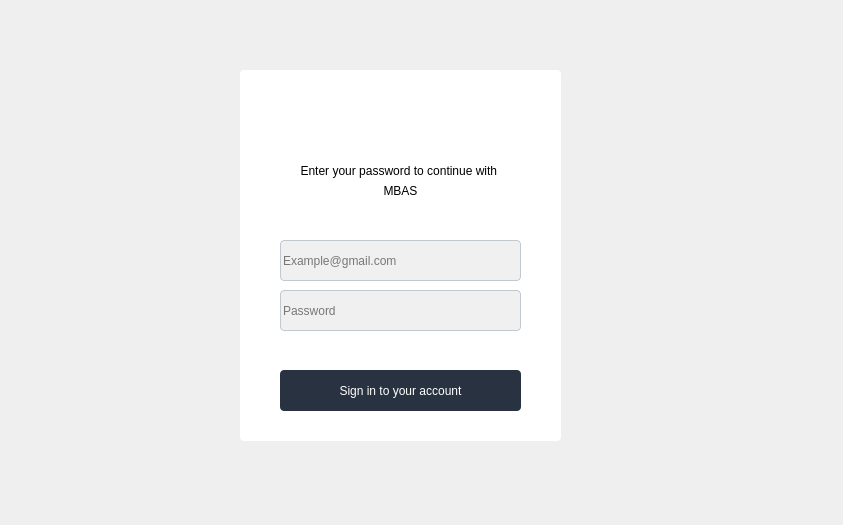
<?xml version="1.0" encoding="UTF-8"?>
<ui version="4.0">
 <class>MainWindow</class>
 <widget class="QMainWindow" name="MainWindow">
  <property name="geometry">
   <rect>
    <x>0</x>
    <y>0</y>
    <width>843</width>
    <height>525</height>
   </rect>
  </property>
  <property name="windowTitle">
   <string>MBAS</string>
  </property>
  <widget class="QWidget" name="centralwidget">
   <widget class="QWidget" name="widget" native="true">
    <property name="geometry">
     <rect>
      <x>240</x>
      <y>70</y>
      <width>321</width>
      <height>371</height>
     </rect>
    </property>
    <property name="styleSheet">
     <string notr="true">QWidget {
background-color: #ffffff;
font: 10pt &quot;MS Reference Sans Serif&quot;;
 border-radius: 4px;
color:#ffffff;

}

QPushButton{
background-color:#293241;
color:#ffffff;
font: 12pt &quot;MS Reference Sans Serif&quot;;

}
QPushButton:hover{
background-color:#f0f0f0;
color:#000000;

}

QLabel{
font: 8pt &quot;MS Reference Sans Serif&quot;;
color:#000000;
}

QLineEdit {
font: 11pt &quot;MS Reference Sans Serif&quot;;
    border: 1px solid #c2c8d0;
    border-radius: 04px;
    background-color:#f0f0f0;
	color:#000000;

}





</string>
    </property>
    <widget class="QLabel" name="label">
     <property name="geometry">
      <rect>
       <x>50</x>
       <y>90</y>
       <width>221</width>
       <height>21</height>
      </rect>
     </property>
     <property name="styleSheet">
      <string notr="true">background-color:transparent;
font: 8pt &quot;MS Reference Sans Serif&quot;;



</string>
     </property>
     <property name="text">
      <string>Enter your password to continue with </string>
     </property>
     <property name="alignment">
      <set>Qt::AlignCenter</set>
     </property>
    </widget>
    <widget class="QPushButton" name="pbLogin">
     <property name="geometry">
      <rect>
       <x>40</x>
       <y>300</y>
       <width>241</width>
       <height>41</height>
      </rect>
     </property>
     <property name="contextMenuPolicy">
      <enum>Qt::NoContextMenu</enum>
     </property>
     <property name="styleSheet">
      <string notr="true"/>
     </property>
     <property name="text">
      <string>Sign in to your account</string>
     </property>
    </widget>
    <widget class="QLineEdit" name="leUserName">
     <property name="geometry">
      <rect>
       <x>40</x>
       <y>170</y>
       <width>241</width>
       <height>41</height>
      </rect>
     </property>
     <property name="palette">
      <palette>
       <active>
        <colorrole role="WindowText">
         <brush brushstyle="SolidPattern">
          <color alpha="255">
           <red>0</red>
           <green>0</green>
           <blue>0</blue>
          </color>
         </brush>
        </colorrole>
        <colorrole role="Button">
         <brush brushstyle="SolidPattern">
          <color alpha="255">
           <red>240</red>
           <green>240</green>
           <blue>240</blue>
          </color>
         </brush>
        </colorrole>
        <colorrole role="Text">
         <brush brushstyle="SolidPattern">
          <color alpha="255">
           <red>0</red>
           <green>0</green>
           <blue>0</blue>
          </color>
         </brush>
        </colorrole>
        <colorrole role="ButtonText">
         <brush brushstyle="SolidPattern">
          <color alpha="255">
           <red>0</red>
           <green>0</green>
           <blue>0</blue>
          </color>
         </brush>
        </colorrole>
        <colorrole role="Base">
         <brush brushstyle="SolidPattern">
          <color alpha="255">
           <red>240</red>
           <green>240</green>
           <blue>240</blue>
          </color>
         </brush>
        </colorrole>
        <colorrole role="Window">
         <brush brushstyle="SolidPattern">
          <color alpha="255">
           <red>240</red>
           <green>240</green>
           <blue>240</blue>
          </color>
         </brush>
        </colorrole>
        <colorrole role="PlaceholderText">
         <brush brushstyle="NoBrush">
          <color alpha="128">
           <red>0</red>
           <green>0</green>
           <blue>0</blue>
          </color>
         </brush>
        </colorrole>
       </active>
       <inactive>
        <colorrole role="WindowText">
         <brush brushstyle="SolidPattern">
          <color alpha="255">
           <red>0</red>
           <green>0</green>
           <blue>0</blue>
          </color>
         </brush>
        </colorrole>
        <colorrole role="Button">
         <brush brushstyle="SolidPattern">
          <color alpha="255">
           <red>240</red>
           <green>240</green>
           <blue>240</blue>
          </color>
         </brush>
        </colorrole>
        <colorrole role="Text">
         <brush brushstyle="SolidPattern">
          <color alpha="255">
           <red>0</red>
           <green>0</green>
           <blue>0</blue>
          </color>
         </brush>
        </colorrole>
        <colorrole role="ButtonText">
         <brush brushstyle="SolidPattern">
          <color alpha="255">
           <red>0</red>
           <green>0</green>
           <blue>0</blue>
          </color>
         </brush>
        </colorrole>
        <colorrole role="Base">
         <brush brushstyle="SolidPattern">
          <color alpha="255">
           <red>240</red>
           <green>240</green>
           <blue>240</blue>
          </color>
         </brush>
        </colorrole>
        <colorrole role="Window">
         <brush brushstyle="SolidPattern">
          <color alpha="255">
           <red>240</red>
           <green>240</green>
           <blue>240</blue>
          </color>
         </brush>
        </colorrole>
        <colorrole role="PlaceholderText">
         <brush brushstyle="NoBrush">
          <color alpha="128">
           <red>0</red>
           <green>0</green>
           <blue>0</blue>
          </color>
         </brush>
        </colorrole>
       </inactive>
       <disabled>
        <colorrole role="WindowText">
         <brush brushstyle="SolidPattern">
          <color alpha="255">
           <red>0</red>
           <green>0</green>
           <blue>0</blue>
          </color>
         </brush>
        </colorrole>
        <colorrole role="Button">
         <brush brushstyle="SolidPattern">
          <color alpha="255">
           <red>240</red>
           <green>240</green>
           <blue>240</blue>
          </color>
         </brush>
        </colorrole>
        <colorrole role="Text">
         <brush brushstyle="SolidPattern">
          <color alpha="255">
           <red>0</red>
           <green>0</green>
           <blue>0</blue>
          </color>
         </brush>
        </colorrole>
        <colorrole role="ButtonText">
         <brush brushstyle="SolidPattern">
          <color alpha="255">
           <red>0</red>
           <green>0</green>
           <blue>0</blue>
          </color>
         </brush>
        </colorrole>
        <colorrole role="Base">
         <brush brushstyle="SolidPattern">
          <color alpha="255">
           <red>240</red>
           <green>240</green>
           <blue>240</blue>
          </color>
         </brush>
        </colorrole>
        <colorrole role="Window">
         <brush brushstyle="SolidPattern">
          <color alpha="255">
           <red>240</red>
           <green>240</green>
           <blue>240</blue>
          </color>
         </brush>
        </colorrole>
        <colorrole role="PlaceholderText">
         <brush brushstyle="NoBrush">
          <color alpha="128">
           <red>0</red>
           <green>0</green>
           <blue>0</blue>
          </color>
         </brush>
        </colorrole>
       </disabled>
      </palette>
     </property>
     <property name="styleSheet">
      <string notr="true"/>
     </property>
     <property name="text">
      <string/>
     </property>
     <property name="placeholderText">
      <string>Example@gmail.com</string>
     </property>
    </widget>
    <widget class="QLineEdit" name="lePassword">
     <property name="geometry">
      <rect>
       <x>40</x>
       <y>220</y>
       <width>241</width>
       <height>41</height>
      </rect>
     </property>
     <property name="palette">
      <palette>
       <active>
        <colorrole role="WindowText">
         <brush brushstyle="SolidPattern">
          <color alpha="255">
           <red>0</red>
           <green>0</green>
           <blue>0</blue>
          </color>
         </brush>
        </colorrole>
        <colorrole role="Button">
         <brush brushstyle="SolidPattern">
          <color alpha="255">
           <red>240</red>
           <green>240</green>
           <blue>240</blue>
          </color>
         </brush>
        </colorrole>
        <colorrole role="Text">
         <brush brushstyle="SolidPattern">
          <color alpha="255">
           <red>0</red>
           <green>0</green>
           <blue>0</blue>
          </color>
         </brush>
        </colorrole>
        <colorrole role="ButtonText">
         <brush brushstyle="SolidPattern">
          <color alpha="255">
           <red>0</red>
           <green>0</green>
           <blue>0</blue>
          </color>
         </brush>
        </colorrole>
        <colorrole role="Base">
         <brush brushstyle="SolidPattern">
          <color alpha="255">
           <red>240</red>
           <green>240</green>
           <blue>240</blue>
          </color>
         </brush>
        </colorrole>
        <colorrole role="Window">
         <brush brushstyle="SolidPattern">
          <color alpha="255">
           <red>240</red>
           <green>240</green>
           <blue>240</blue>
          </color>
         </brush>
        </colorrole>
        <colorrole role="PlaceholderText">
         <brush brushstyle="NoBrush">
          <color alpha="128">
           <red>0</red>
           <green>0</green>
           <blue>0</blue>
          </color>
         </brush>
        </colorrole>
       </active>
       <inactive>
        <colorrole role="WindowText">
         <brush brushstyle="SolidPattern">
          <color alpha="255">
           <red>0</red>
           <green>0</green>
           <blue>0</blue>
          </color>
         </brush>
        </colorrole>
        <colorrole role="Button">
         <brush brushstyle="SolidPattern">
          <color alpha="255">
           <red>240</red>
           <green>240</green>
           <blue>240</blue>
          </color>
         </brush>
        </colorrole>
        <colorrole role="Text">
         <brush brushstyle="SolidPattern">
          <color alpha="255">
           <red>0</red>
           <green>0</green>
           <blue>0</blue>
          </color>
         </brush>
        </colorrole>
        <colorrole role="ButtonText">
         <brush brushstyle="SolidPattern">
          <color alpha="255">
           <red>0</red>
           <green>0</green>
           <blue>0</blue>
          </color>
         </brush>
        </colorrole>
        <colorrole role="Base">
         <brush brushstyle="SolidPattern">
          <color alpha="255">
           <red>240</red>
           <green>240</green>
           <blue>240</blue>
          </color>
         </brush>
        </colorrole>
        <colorrole role="Window">
         <brush brushstyle="SolidPattern">
          <color alpha="255">
           <red>240</red>
           <green>240</green>
           <blue>240</blue>
          </color>
         </brush>
        </colorrole>
        <colorrole role="PlaceholderText">
         <brush brushstyle="NoBrush">
          <color alpha="128">
           <red>0</red>
           <green>0</green>
           <blue>0</blue>
          </color>
         </brush>
        </colorrole>
       </inactive>
       <disabled>
        <colorrole role="WindowText">
         <brush brushstyle="SolidPattern">
          <color alpha="255">
           <red>0</red>
           <green>0</green>
           <blue>0</blue>
          </color>
         </brush>
        </colorrole>
        <colorrole role="Button">
         <brush brushstyle="SolidPattern">
          <color alpha="255">
           <red>240</red>
           <green>240</green>
           <blue>240</blue>
          </color>
         </brush>
        </colorrole>
        <colorrole role="Text">
         <brush brushstyle="SolidPattern">
          <color alpha="255">
           <red>0</red>
           <green>0</green>
           <blue>0</blue>
          </color>
         </brush>
        </colorrole>
        <colorrole role="ButtonText">
         <brush brushstyle="SolidPattern">
          <color alpha="255">
           <red>0</red>
           <green>0</green>
           <blue>0</blue>
          </color>
         </brush>
        </colorrole>
        <colorrole role="Base">
         <brush brushstyle="SolidPattern">
          <color alpha="255">
           <red>240</red>
           <green>240</green>
           <blue>240</blue>
          </color>
         </brush>
        </colorrole>
        <colorrole role="Window">
         <brush brushstyle="SolidPattern">
          <color alpha="255">
           <red>240</red>
           <green>240</green>
           <blue>240</blue>
          </color>
         </brush>
        </colorrole>
        <colorrole role="PlaceholderText">
         <brush brushstyle="NoBrush">
          <color alpha="128">
           <red>0</red>
           <green>0</green>
           <blue>0</blue>
          </color>
         </brush>
        </colorrole>
       </disabled>
      </palette>
     </property>
     <property name="styleSheet">
      <string notr="true"/>
     </property>
     <property name="placeholderText">
      <string>Password</string>
     </property>
    </widget>
    <widget class="QLabel" name="label_2">
     <property name="geometry">
      <rect>
       <x>60</x>
       <y>20</y>
       <width>180</width>
       <height>50</height>
      </rect>
     </property>
     <property name="minimumSize">
      <size>
       <width>180</width>
       <height>50</height>
      </size>
     </property>
     <property name="maximumSize">
      <size>
       <width>180</width>
       <height>50</height>
      </size>
     </property>
     <property name="font">
      <font>
       <family>Sitka Small</family>
       <pointsize>22</pointsize>
       <weight>9</weight>
       <italic>false</italic>
       <bold>false</bold>
      </font>
     </property>
     <property name="styleSheet">
      <string notr="true">	font: 75 22pt &quot;Sitka Small&quot;;
background-color:transparent;</string>
     </property>
     <property name="text">
      <string/>
     </property>
     <property name="pixmap">
      <pixmap>MBAS2.png</pixmap>
     </property>
     <property name="scaledContents">
      <bool>true</bool>
     </property>
    </widget>
    <widget class="QPushButton" name="pbhide">
     <property name="geometry">
      <rect>
       <x>250</x>
       <y>220</y>
       <width>30</width>
       <height>40</height>
      </rect>
     </property>
     <property name="minimumSize">
      <size>
       <width>30</width>
       <height>40</height>
      </size>
     </property>
     <property name="maximumSize">
      <size>
       <width>30</width>
       <height>40</height>
      </size>
     </property>
     <property name="styleSheet">
      <string notr="true">background-color: none</string>
     </property>
     <property name="text">
      <string/>
     </property>
     <property name="icon">
      <iconset resource="../../../backup ui for mbas/icons/icons.qrc">
       <normaloff>:/newPrefix/icons/eye-off.svg</normaloff>:/newPrefix/icons/eye-off.svg</iconset>
     </property>
    </widget>
    <widget class="QPushButton" name="pbhide_2">
     <property name="geometry">
      <rect>
       <x>250</x>
       <y>170</y>
       <width>30</width>
       <height>40</height>
      </rect>
     </property>
     <property name="minimumSize">
      <size>
       <width>30</width>
       <height>40</height>
      </size>
     </property>
     <property name="maximumSize">
      <size>
       <width>30</width>
       <height>40</height>
      </size>
     </property>
     <property name="styleSheet">
      <string notr="true">background-color: none</string>
     </property>
     <property name="text">
      <string/>
     </property>
     <property name="icon">
      <iconset resource="../../../backup ui for mbas/icons/icons.qrc">
       <normaloff>:/newPrefix/icons/edit-2.svg</normaloff>:/newPrefix/icons/edit-2.svg</iconset>
     </property>
    </widget>
    <widget class="QLabel" name="label_3">
     <property name="geometry">
      <rect>
       <x>140</x>
       <y>110</y>
       <width>41</width>
       <height>21</height>
      </rect>
     </property>
     <property name="styleSheet">
      <string notr="true">background-color:transparent;
font: 8pt &quot;MS Reference Sans Serif&quot;;



</string>
     </property>
     <property name="text">
      <string>MBAS</string>
     </property>
     <property name="alignment">
      <set>Qt::AlignCenter</set>
     </property>
    </widget>
   </widget>
  </widget>
 </widget>
 <resources>
  <include location="../icons/icons.qrc"/>
  <include location="../../../backup ui for mbas/icons/icons.qrc"/>
 </resources>
 <connections/>
</ui>
